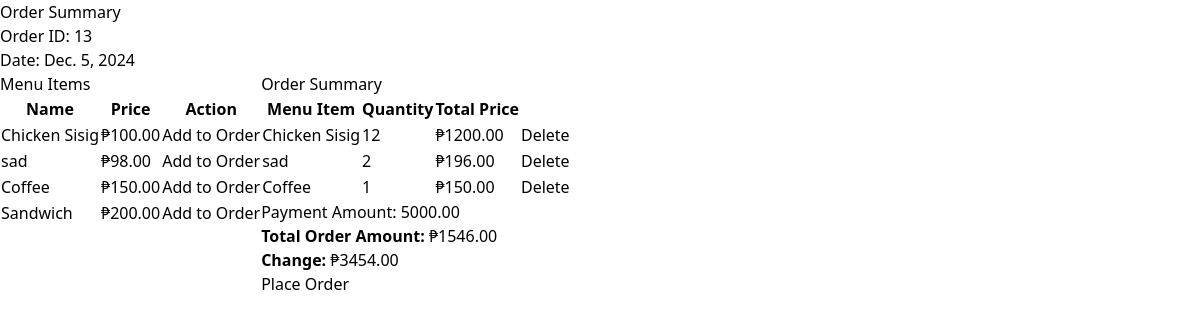
/neworder/13/, run on the app's committed database.
### sales_list/models.py (models this page shows, shortened)
class OrderSummary(models.Model):
    date = models.DateField(default=now)
    payment_amount = models.DecimalField(max_digits=10, decimal_places=2)
    @property
    def order_total(self):
        orderdetails = self.orderdetail_set.all()
        total = sum([details.total_price for details in orderdetails])
        return total
    @property
    def change(self):
        orderdetails = self.orderdetail_set.all()
        total = sum([details.total_price for details in orderdetails])
        change = self.payment_amount - total
        if total > self.payment_amount:
            return "Insufficient Amount!"
        elif self.payment_amount >= total:
            return f"₱{change}"

class MenuItem(models.Model):
    name = models.CharField(max_length=255)
    price = models.DecimalField(max_digits=10, decimal_places=2)

class OrderDetail(models.Model):
    quantity = models.PositiveIntegerField()
    menu_item = models.ForeignKey(MenuItem, on_delete=models.CASCADE, blank=True, null=True)
    order_summary = models.ForeignKey(OrderSummary, on_delete=models.SET_NULL, blank=True, null=True)
    @property
    def total_price(self):
        return self.menu_item.price * self.quantity

### sales_list/views.py (the view, shortened to what this page needs)
# urls.py: path('neworder/<int:order_id>/', sales.new_order, name='neworder'),
def new_order(request, order_id):
    order_summary = OrderSummary.objects.get(id=order_id)
    all_items = MenuItem.objects.all()
    all_order_items = OrderDetail.objects.filter(order_summary=order_summary)
    context = {
        'order_summary': order_summary,
        'all_items': all_items,
        'all_order_items': OrderDetail.objects.filter(order_summary=order_summary),
    }
    return render(request, 'neworder.html', context)

### sales_list/templates/neworder.html (shortened to what this page needs)
{% extends 'base.html' %}
{% block content %}
<h1>Order Summary</h1>
<div>
    <p>Order ID: {{ order_summary.id }}</p>
    <p>Date: {{ order_summary.date }}</p>
</div>
<div class="flex flex-row">
    <div>
        <h2>Menu Items</h2>
        <form method="POST">
            <table class="table-auto">
                <thead>
                    <tr>
                        <th>Name</th>
                        <th>Price</th>
                        <th>Action</th>
                    </tr>
                </thead>
                <tbody>
                    {% for item in all_items %}
                    <tr>
                        <td>{{ item.name }}</td>
                        <td>₱{{ item.price }}</td>
                        <td>
                            <button type="submit" name="menu_item" value="{{ item.id }}" class="add-btn">Add to Order</button>
                        </td>
                    </tr>
                    {% endfor %}
                </tbody>
            </table>
        </form>
    </div>
    <div>
        <h2>Order Summary</h2>
        <form method="POST">
            <table class="table-auto">
                <thead>
                    <tr>
                        <th>Menu Item</th>
                        <th>Quantity</th>
                        <th>Total Price</th>
                    </tr>
                </thead>
                <tbody>
                    {% for order_item in all_order_items %}
                    <tr>
                        <td>{{ order_item.menu_item.name }}</td>
                        <td>{{ order_item.quantity}}</td>
                        <td>₱{{ order_item.total_price }}</td>
                        <td>
                            <a href="{% url 'delete_order_item' order_item.id %}">Delete</a>
                        </td>
                    </tr>
                    {% endfor %}
                </tbody>
            </table>
            <div>
                <label for="payment_amount">Payment Amount:</label>
                <input type="number" name="payment_amount" step="0.01" min="0" value="{{ order_summary.payment_amount }}" required>
            </div>
            <p><strong>Total Order Amount:</strong> ₱{{ order_summary.order_total }}</p>
            <p><strong>Change:</strong> {{ order_summary.change }}</p>
            <button type="submit" class="btn btn-primary">Place Order</button>
        </form>
    </div>
</div>
{% endblock %}

### data on the page
OrderSummary: id "13", date "Dec. 5, 2024", payment_amount "5000.00", order_total "1546.00", change "₱3454.00"
MenuItem: name "Chicken Sisig", price "100.00", {{ item.id }} 2 (drawn)
MenuItem: name "sad", price "98.00", {{ item.id }} 10 (drawn)
MenuItem: name "Coffee", price "150.00", {{ item.id }} 11 (drawn)
MenuItem: name "Sandwich", price "200.00", {{ item.id }} 12 (drawn)
OrderDetail: menu_item.name "Chicken Sisig", quantity "12", total_price "1200.00"
OrderDetail: menu_item.name "sad", quantity "2", total_price "196.00"
OrderDetail: menu_item.name "Coffee", quantity "1", total_price "150.00"
